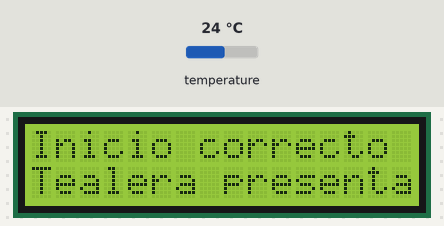
Bench run of a sketch on a simulated ESP8266 (NodeMCU). Shown: 16×2 character LCD. Inputs (shaded band) come from the test bench; at power-on: temperature 24 °C.

Above: at 1.7 s.
At 4.4 s:
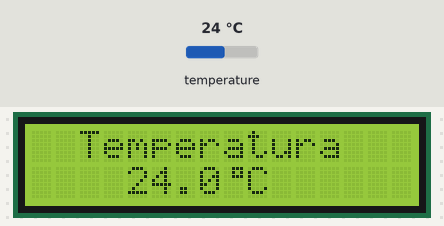
4.5 s: temperature set to 12 °C
At 6.7 s:
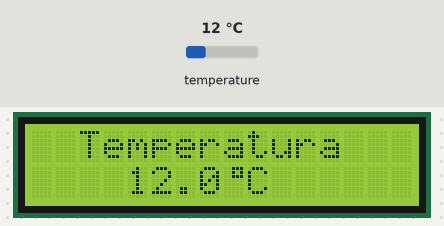
7.3 s: temperature set to 19 °C
At 7.9 s:
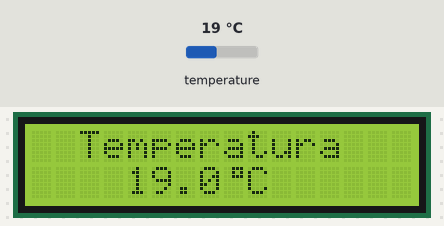
9.8 s: temperature set to 28 °C
At 11.6 s:
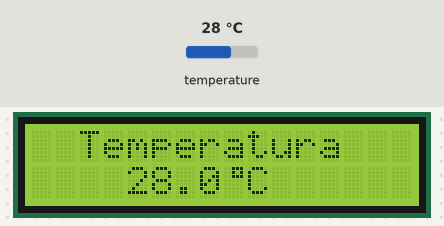
Timing chart, 0 to 13.1 s (numbered marks = the images above; inputs shaded):
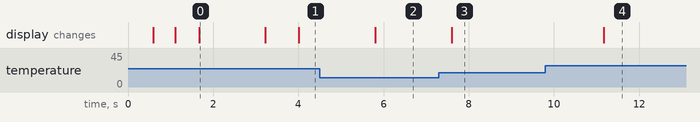

The sketch:

sketch_dec12a.ino
```cpp
#include <OneWire.h>
#include <DallasTemperature.h>
#include <Wire.h>
#include <LiquidCrystal_I2C.h>

#define ONE_WIRE_BUS D4

OneWire oneWire(ONE_WIRE_BUS);
DallasTemperature sensors(&oneWire);
const int TOTAL_LINEAS = 2;
const int TOTAL_COLUMNAS = 16;
const int PIN_SDA = 4;
const int PIN_SCL = 5;
LiquidCrystal_I2C lcd_i2c(0x27, TOTAL_COLUMNAS, TOTAL_LINEAS);

byte gradoChar[8] = {
  0b00111,
  0b00101,
  0b00111,
  0b00000,
  0b00000,
  0b00000,
  0b00000,
  0b00000
};

float ultimaTemperatura = -127.0;

void mostrarTexto(int columna, int linea, String texto) {
  lcd_i2c.setCursor(columna, linea);
  lcd_i2c.print("                ");
  lcd_i2c.setCursor(columna, linea);
  lcd_i2c.print(texto);
}

void mostrarProgreso() {
  lcd_i2c.setCursor(0, 0);
  lcd_i2c.print("Iniciando.   ");
  delay(500);

  lcd_i2c.setCursor(0, 0);
  lcd_i2c.print("Iniciando..  ");
  delay(500);

  lcd_i2c.setCursor(0, 0);
  lcd_i2c.print("Iniciando... ");
  delay(500);

  mostrarTexto(0, 0, "Inicio correcto");
  mostrarTexto(0, 1, "Tealera presenta");
  delay(1500);

  mostrarTexto(0, 0, "");
  mostrarTexto(0, 1, "");
}

void setup() {
  Serial.begin(9600);
  Wire.begin(PIN_SDA, PIN_SCL);
  lcd_i2c.begin(TOTAL_COLUMNAS, TOTAL_LINEAS);
  lcd_i2c.backlight();
  lcd_i2c.createChar(0, gradoChar);
  mostrarProgreso();
  sensors.begin();
}

void loop() {
  sensors.requestTemperatures();
  float temperaturaC = sensors.getTempCByIndex(0);

  if (temperaturaC != DEVICE_DISCONNECTED_C) {
    if (abs(temperaturaC - ultimaTemperatura) >= 0.1) {
      ultimaTemperatura = temperaturaC;

      String linea1 = "Temperatura";
      int columna1 = (TOTAL_COLUMNAS - linea1.length()) / 2;
      mostrarTexto(columna1, 0, linea1);

      lcd_i2c.setCursor(4, 1);
      lcd_i2c.print(String(temperaturaC, 1));
      lcd_i2c.write(byte(0));
      lcd_i2c.print("C");
    }
  } else {
    mostrarTexto(0, 0, "Error sensor");
    mostrarTexto(0, 1, "Revisar sistema");
  }

  delay(1000);
}
```

Measured:
- after the input at 4.5 s, the display: changes after 1.3 s (image 2)
- after the input at 7.3 s, the display: changes after 0.31 s (image 3)
- after the input at 9.8 s, the display: changes after 1.4 s (image 4)
- what the display in image 0 shows lasts 1.5 s, from 1.7 s to 3.2 s
